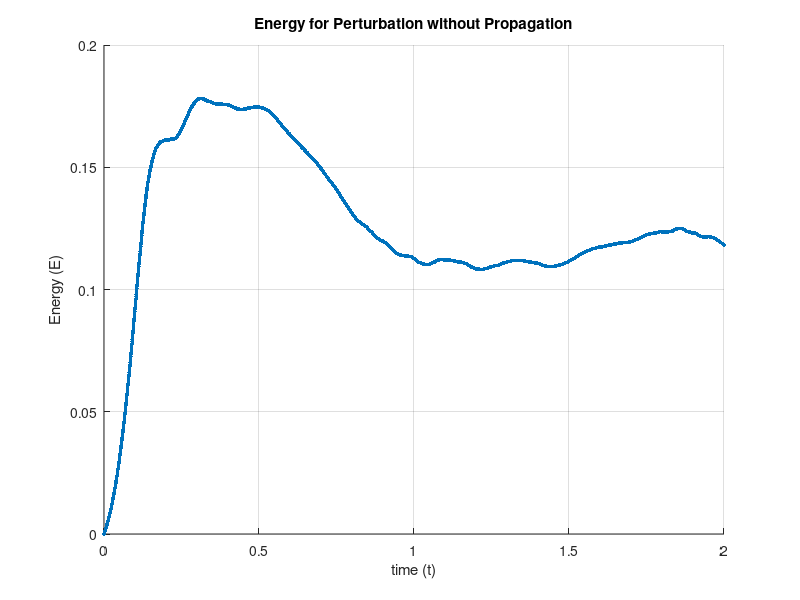

Recreate this plot in MATLAB.
%% A short code to retrieve both interface and energy data
% from the Basilisk Kelvin-Helmholtz solver and plot them
clear all;
clc;
clf;
cd 'D:\Coursework\MAE 563 Instabilities in Fluids\MAE563\Kelvin - Helmholtz Instability'

%% Plotting Energy %%

% Import simulation results
energy_results = importdata('kh_vortex_sheet/pwp/budgetFluid1.dat');
energy_results = energy_results.data(2:end,1:2);
%[m1,n1] = size(energy_results);
%fprintf("The size of the raw data is %d by %d\n", m1, n1);

% Create two vectors to be plotted
x2 = energy_results(:,1);
y2 = energy_results(:,2);

% Now plot energy
scatter(x2,y2,7,'filled','b')
% plot(x,y)
ylabel('Energy (E)');
xlabel('time (t)');
titlestr = sprintf("Energy for Perturbation without Propagation");
title(titlestr);
grid on

% Optional include legend
%legend('\gamma = 0.1, g = 10','\gamma = 0.05, g = 10','\gamma = 0.05, g = 12')

% Growth Rate
xgrowth=x2(1:257);
ygrowth=y2(1:257);